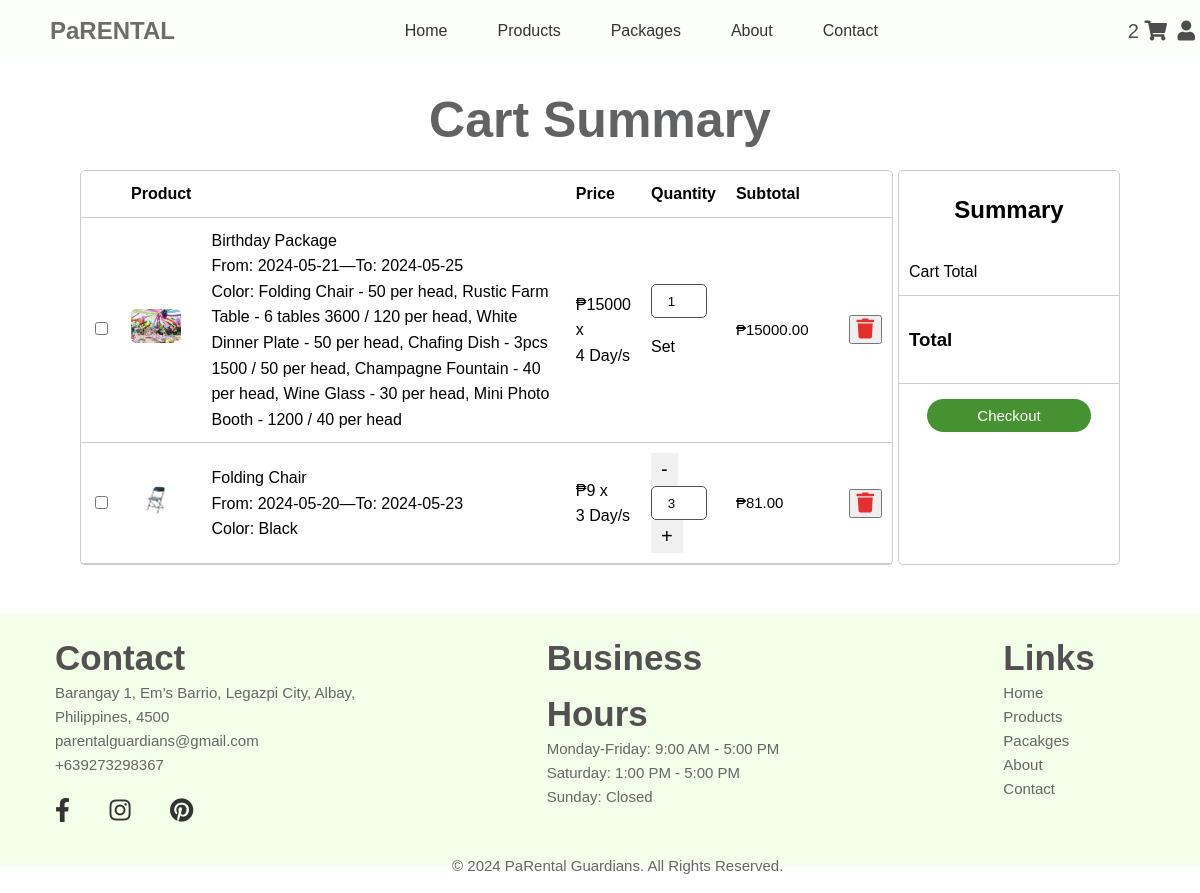
The page /login/cart.php (signed in) on the database its author committed.
### tables this page shows
CREATE TABLE `cart` (
  `id` int(11) NOT NULL,
  `user_id` int(11) DEFAULT NULL,
  `product_id` int(11) DEFAULT NULL,
  `quantity` int(11) DEFAULT NULL,
  `start_date` date DEFAULT NULL,
  `end_date` date DEFAULT NULL,
  `subtotal` decimal(10,2) DEFAULT NULL
);

CREATE TABLE `products` (
  `id` int(11) NOT NULL,
  `name` varchar(100) DEFAULT NULL,
  `category_id` int(11) DEFAULT NULL,
  `price` decimal(10,0) NOT NULL,
  `color` varchar(250) DEFAULT NULL,
  `material` varchar(50) DEFAULT NULL,
  `dimension` varchar(50) DEFAULT NULL,
  `stock` int(11) DEFAULT NULL,
  `reserve` int(11) NOT NULL DEFAULT 0,
  `used` int(11) NOT NULL DEFAULT 0,
  `image` varchar(50) DEFAULT NULL,
  `counter` int(11) NOT NULL DEFAULT 0,
  `total_ratings` int(11) NOT NULL DEFAULT 0
);

### login/cart.php (the view, shortened to what this page needs)
<?php
if (isset($_SESSION['id'])) {
?>
<!DOCTYPE html>
<html lang="en">
  <head>
    <link rel="stylesheet" href="../css/cart.css" />
    <link
      rel="stylesheet"
      href="https://cdnjs.cloudflare.com/ajax/libs/font-awesome/5.15.4/css/all.min.css"
    />
  </head>
  <body>
  <?php require'../components/header1.php';?>
    <main>
        <div class="banner">
          <h2>Cart Summary</h2>
          </div>
  <div class="card-container">
  <div class="cardproduct">
    <div class="table-container">
    <form method="post" action="../login/checkout.php">
      <table>
        <thead>
          <tr>
            <th></th>
            <th>Product</th>
            <th></th>
            <th>Price</th>
            <th>Quantity</th>
            <th>Subtotal</th>
            <th></th>
          </tr>
        </thead>
        <tbody>
        <?php
        $user_id = $_SESSION['id'];
                    $query = "SELECT cart.*, products.name AS product_name, products.image AS product_image, products.color AS product_color, products.price AS product_price, products.category_id AS category_id, cart.start_date AS start_date, cart.end_date AS end_date FROM cart
                  INNER JOIN products ON cart.product_id = products.id
                  WHERE cart.user_id = $user_id";
        $result = mysqli_query($conn, $query);
        if (mysqli_num_rows($result) > 0) {
            while ($row = mysqli_fetch_assoc($result)) {
                $start_date = new DateTime($row['start_date']);
                $end_date = new DateTime($row['end_date']);
                $interval = $start_date->diff($end_date);
                $day = ceil($interval->days);
                echo '<tr>';
                echo '<td><input type="checkbox" name="checked_cart[]" value="' . $row['id'] . '" onclick="checkboxupdateTotal(this)"></td>';
                echo '<td><img src="../images/products/' . $row['product_image'] . '" alt="' . $row['product_name'] . '"></td>';
                echo '<td class="product-details">' . $row['product_name'] . '<br>From: ' . $row['start_date'] . '—To: ' . $row['end_date'] . ' <br>Color: ' . $row['product_color'] . '</td>';
                echo '<td class="product-price">₱' . $row['product_price'] . ' x <br>' . $day . ' Day/s</td>';
                if ($row['category_id'] == 10) {
                echo '<td>';
                echo '<div style="display: inline-block;">';
                echo '<input class="textarea quantity-input" name="cart[' . $row['id'] . '][quantity]" type="number" value="' . $row['quantity'] . '" min="1"><p>Set</p>';
                echo '</div>';
                echo '</td>';
                }else{
                echo '<td>';
                echo '<div class="quantity">';
                echo '<button type="button" class="minus" onclick="decrementQuantity(this.parentNode.querySelector(\'.textarea\'))">-</button>';
                echo '<input class="textarea quantity-input" name="cart[' . $row['id'] . '][quantity]" type="number" value="' . $row['quantity'] . '" min="1">';
                echo '<button type="button" class="plus" onclick="incrementQuantity(this.parentNode.querySelector(\'.textarea\'))">+</button>';
                echo '</div>';
                echo '</td>';
                }
                echo '<td class="subtotal" name="cart[' . $row['id'] . '][subtotal]">₱' . $row['subtotal'] . '</td>';
                echo '<td><button type="button" class="delete-button" data-id="' . $row['id'] . '"><i class="fas fa-trash"></i></button></td>';
                echo '</tr>';
            }
        } else {
            echo '<tr><td colspan="2"><td colspan="2"></td><td>Your cart is empty</td><td colspan="2"></td></tr>';
        }
        ?>
        </tbody>
      </table>
    </div>
  </div>
  <div class="cardproduct2">
    <div class="table-container">
      <table>
        <tbody>
          <tr>
            <h2>Summary</h2>
            <td>Cart Total</td>
            <td class="subtotalvalue"></td>
          </tr>
          <tr>
            <td><h3>Total</h3></td>
            <td class="total"></td>
          </tr>
        </tbody>
      </table>
    </div>
    <button type="submit" class="checkout-btn">Checkout</button>
  </div>
</div>
    </main>
    <?php require'../components/footer.php';?>
  </body>
</html>
<?php
}else{
  header("Location: ../login/signin.php?error=You need to login first");
  exit();
}
?>

### css/cart.css (style rules this page uses)
body { margin: 0; padding: 0; border: 0; }
body { font-family: Arial, sans-serif; line-height: 1.6; }
img { width: 100%; height: auto; }
main { padding-top: 30px; }
.banner { background-color: #ffffff; padding: 20px; border-radius: 5px; }
.banner h2 { color: rgb(97, 98, 99); font-size: 50px; text-align: center; margin-top: 30px; margin-bottom: 10px; }
.card-container { display: flex; margin-bottom: 50px; margin-top: -20px; margin-left: 80px; margin-right: 80px; }
.cardproduct { flex: 1; margin-right: 5px; border: 1px solid #ccc; border-radius: 5px; }
.cardproduct2 { flex: 1; border: 1px solid #ccc; border-radius: 5px; max-width: 220px; text-align: center; }
.table-container { overflow-x: auto; }
.table-container img { width: 50px; border-radius: 5px; }
.delete-button { color: rgb(228, 47, 47); font-size: 20px; margin-left: -40px; margin-left: 20px; }
table { width: 100%; border-collapse: collapse; }
table td:nth-child(3) { width: 350px; }
.subtotal { font-size: 15px; font-weight: 300; margin-top: -15px; }
.total { font-size: 20px; font-weight: bold; }
table th, table td { padding: 10px; border-bottom: 1px solid #ccc; text-align: left; }
.quantity button { background-color: #f0f0f0; font-size: 20px; border: none; font-weight: 200; padding: 5px 10px; cursor: pointer; }
.textarea { height: 30px; width: 50px; text-align: center; border-radius: 5px; border: 0.5px solid #525050; }
.checkout-btn { border-radius: 20px; display: inline-block; background-color: #469131; color: #fff; margin-top: 15px; font-style: normal; font-weight: 500; padding: 8px 50px; border: none; cursor: pointer; text-decoration: none; font-size: 15px; }

### rows shown on the page
cart: product.image (picture), product.name "Birthday Package", start_date "2024-05-21", end_date "2024-05-25", product.color "Folding Chair - 50 per head, Rustic Farm Table - 6 tables 3600 / 120 per head, White Dinner Plate - 50 per head, Chafing Dish - 3pcs 1500 / 50 per head, Champagne Fountain - 40 per head, Wine Glass - 30 per head, Mini Photo Booth - 1200 / 40 per head", product.price "15000", day "4", quantity "1", subtotal "15000.00"
cart: product.image (picture), product.name "Folding Chair", start_date "2024-05-20", end_date "2024-05-23", product.color "Black", product.price "9", day "3", quantity "3", subtotal "81.00"

### other values the page prints
$cart_count "2"
